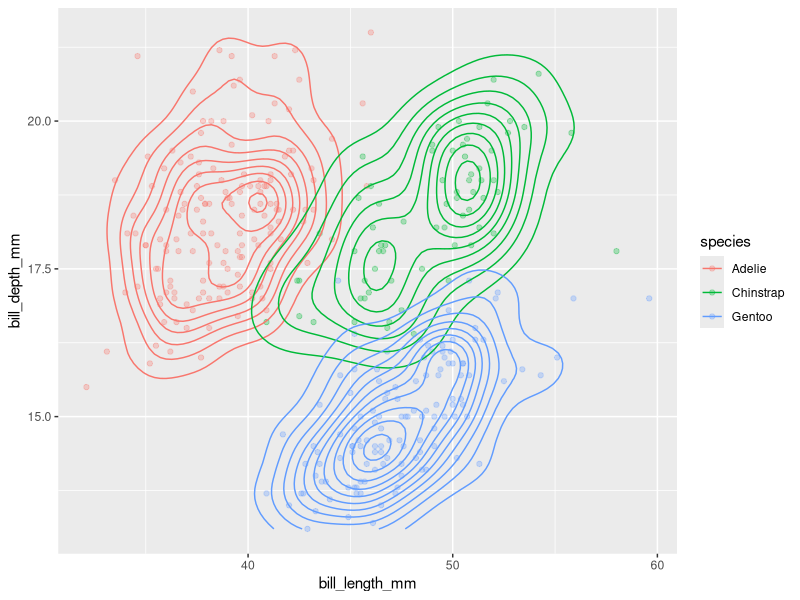
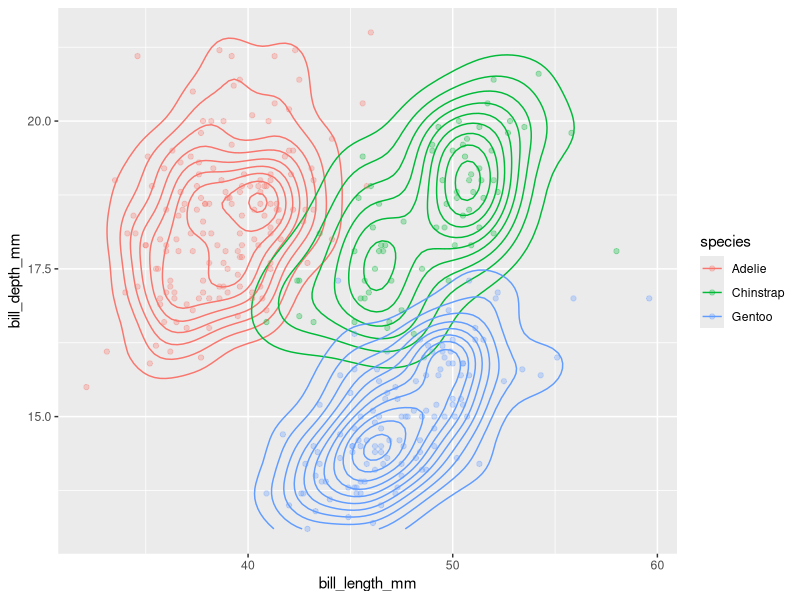

Recreate these plots in R, in order.

            library(ggplot2)
            library(palmerpenguins)
            built_answer <- tryCatch(
                {
                    set.seed(42)
                    ggplot(penguins, aes(x = bill_length_mm, y = bill_depth_mm, colour = species)) + geom_point(alpha = 0.3) + geom_density_2d()
                    suppressWarnings(
                        if (!file.exists("/sandbox/figures/bill-length_bill-depth_scatter_2d_density_answer.png")) {
                            ggsave(
                                width = 3,
                                height = 3,
                                "/sandbox/figures/bill-length_bill-depth_scatter_2d_density_answer.png"
                            )
                        }
                    )
                    suppressWarnings(
                        ggplot_build(last_plot())
                    )
                },
                error = function(e) {
                    'ERROR'
                }
            )
            built_submission <- tryCatch(
                {
                    set.seed(42)
                    ggplot(penguins, aes(x = bill_length_mm, y = bill_depth_mm, color = species)) +
  geom_density_2d() +
  geom_point(alpha = 0.3)
                    suppressWarnings(
                        ggsave(
                            width = 3,
                            height = 3,
                            "figures/bill-length_bill-depth_scatter_2d_density_submission_command-a-plus.png"
                        )
                    )
                    suppressWarnings(
                        ggplot_build(last_plot())
                    )
                },
                error = function(e) {
                    'ERROR'
                }
            )
            cat(isTRUE(all.equal(built_answer, built_submission)))
        
